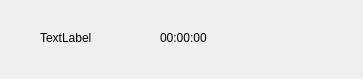
<?xml version="1.0" encoding="UTF-8"?>
<ui version="4.0">
 <class>RecordLabel</class>
 <widget class="QWidget" name="RecordLabel">
  <property name="geometry">
   <rect>
    <x>0</x>
    <y>0</y>
    <width>363</width>
    <height>79</height>
   </rect>
  </property>
  <property name="windowTitle">
   <string>Form</string>
  </property>
  <widget class="QLabel" name="recordTime">
   <property name="geometry">
    <rect>
     <x>160</x>
     <y>30</y>
     <width>72</width>
     <height>15</height>
    </rect>
   </property>
   <property name="text">
    <string>00:00:00</string>
   </property>
  </widget>
  <widget class="QLabel" name="recordIcon">
   <property name="geometry">
    <rect>
     <x>40</x>
     <y>30</y>
     <width>72</width>
     <height>15</height>
    </rect>
   </property>
   <property name="text">
    <string>TextLabel</string>
   </property>
  </widget>
  <widget class="ImageButton" name="stopRecord" native="true">
   <property name="geometry">
    <rect>
     <x>260</x>
     <y>10</y>
     <width>120</width>
     <height>80</height>
    </rect>
   </property>
  </widget>
 </widget>
 <customwidgets>
  <customwidget>
   <class>ImageButton</class>
   <extends>QWidget</extends>
   <header>imagebutton.h</header>
   <container>1</container>
  </customwidget>
 </customwidgets>
 <resources/>
 <connections/>
</ui>
